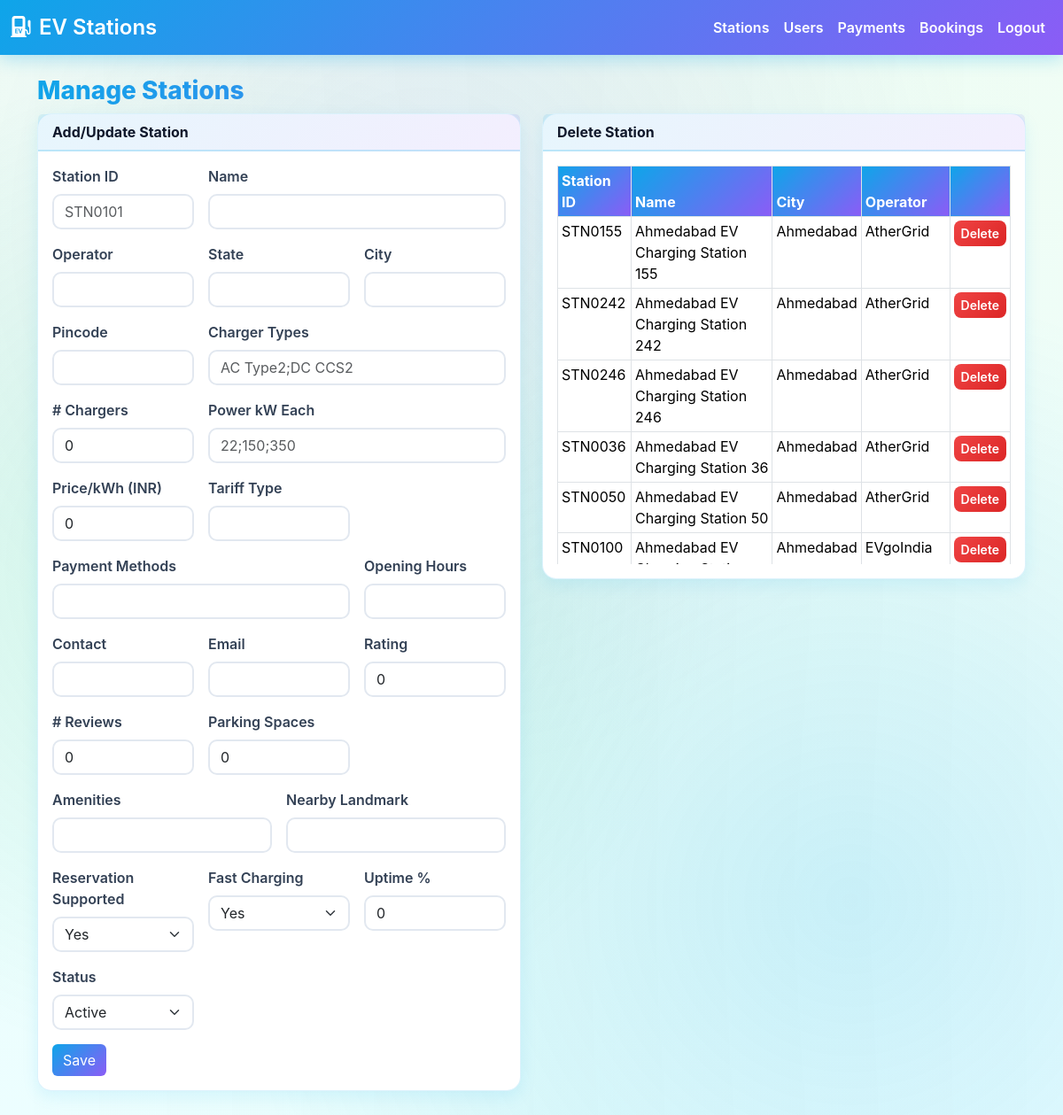
Page /admin/stations (signed in) on the committed database.
### tables this page shows
CREATE TABLE ev_charging_stations_reduced (
  station_id TEXT,
  name TEXT,
  operator TEXT,
  state TEXT,
  city TEXT,
  pincode TEXT,
  charger_types TEXT,
  number_of_chargers TEXT,
  power_kW_each TEXT,
  price_per_kWh_INR TEXT,
  tariff_type TEXT,
  payment_methods TEXT,
  opening_hours TEXT,
  contact_number TEXT,
  email TEXT,
  station_rating TEXT,
  num_reviews TEXT,
  parking_spaces TEXT,
  amenities TEXT,
  reservation_supported TEXT,
  fast_charging_supported TEXT,
  nearby_landmark TEXT,
  uptime_percent TEXT,
  status TEXT,
  latitude REAL,
  longitude REAL,
  PRIMARY KEY (station_id)
);

### flask_app/routes.py (the view, shortened to what this page needs)
@bp.route("/admin/stations", methods=["GET", "POST"])
def admin_stations():
    if not require_admin():
        return f.redirect(f.url_for("main.admin_login"))
    df = as_dataframe()
    return f.render_template("admin_stations.html", df=df)

### app_db.py (called while the page is built)
def get_conn():
    DB_PATH.parent.mkdir(parents=True, exist_ok=True)
    return sqlite3.connect(DB_PATH)

### flask_app/routes.py (called while the page is built)
def require_admin():
    if not f.session.get("is_admin"):
        f.flash("Admin login required", "warning")
        return False
    return True

### templates/admin_stations.html (shortened to what this page needs)
{% extends 'base.html' %}
{% block styles %}<link href="{{ url_for('static', filename='css/admin.css') }}" rel="stylesheet">{% endblock %}
{% block content %}
<h3>Manage Stations</h3>
<div class="row">
  <div class="col-md-6">
    <div class="card mb-3">
      <div class="card-header">Add/Update Station</div>
      <div class="card-body">
        <form method="post">
          <div class="row g-3">
            <div class="col-md-4">
              <label class="form-label">Station ID</label>
              <input class="form-control" name="station_id" placeholder="STN0101" required>
            </div>
            <div class="col-md-8">
              <label class="form-label">Name</label>
              <input class="form-control" name="name">
            </div>
            <div class="col-md-4">
              <label class="form-label">Operator</label>
              <input class="form-control" name="operator">
            </div>
            <div class="col-md-4">
              <label class="form-label">State</label>
              <input class="form-control" name="state">
            </div>
            <div class="col-md-4">
              <label class="form-label">City</label>
              <input class="form-control" name="city">
            </div>
            <div class="col-md-4">
              <label class="form-label">Pincode</label>
              <input class="form-control" name="pincode">
            </div>
            <div class="col-md-8">
              <label class="form-label">Charger Types</label>
              <input class="form-control" name="charger_types" placeholder="AC Type2;DC CCS2">
            </div>
            <div class="col-md-4">
              <label class="form-label"># Chargers</label>
              <input class="form-control" name="number_of_chargers" type="number" value="0">
            </div>
            <div class="col-md-8">
              <label class="form-label">Power kW Each</label>
              <input class="form-control" name="power_kW_each" placeholder="22;150;350">
            </div>
            <div class="col-md-4">
              <label class="form-label">Price/kWh (INR)</label>
              <input class="form-control" name="price_per_kWh_INR" type="number" step="0.01" value="0">
            </div>
            <div class="col-md-4">
              <label class="form-label">Tariff Type</label>
              <input class="form-control" name="tariff_type">
            </div>
            <div class="col-md-8">
              <label class="form-label">Payment Methods</label>
              <input class="form-control" name="payment_methods">
            </div>
            <div class="col-md-4">
              <label class="form-label">Opening Hours</label>
              <input class="form-control" name="opening_hours">
            </div>
            <div class="col-md-4">
              <label class="form-label">Contact</label>
              <input class="form-control" name="contact_number">
            </div>
            <div class="col-md-4">
              <label class="form-label">Email</label>
              <input class="form-control" name="email">
            </div>
            <div class="col-md-4">
              <label class="form-label">Rating</label>
              <input class="form-control" name="station_rating" type="number" step="0.1" value="0">
            </div>
            <div class="col-md-4">
              <label class="form-label"># Reviews</label>
              <input class="form-control" name="num_reviews" type="number" value="0">
            </div>
            <div class="col-md-4">
              <label class="form-label">Parking Spaces</label>
              <input class="form-control" name="parking_spaces" type="number" value="0">
            </div>
            <div class="col-md-6">
              <label class="form-label">Amenities</label>
              <input class="form-control" name="amenities">
            </div>
            <div class="col-md-6">
              <label class="form-label">Nearby Landmark</label>
              <input class="form-control" name="nearby_landmark">
            </div>
            <div class="col-md-4">
              <label class="form-label">Reservation Supported</label>
              <select class="form-select" name="reservation_supported">
                <option>Yes</option>
              </select>
            </div>
            <div class="col-md-4">
              <label class="form-label">Fast Charging</label>
              <select class="form-select" name="fast_charging_supported">
                <option>Yes</option>
              </select>
            </div>
            <div class="col-md-4">
              <label class="form-label">Uptime %</label>
              <input class="form-control" name="uptime_percent" type="number" step="0.01" value="0">
            </div>
            <div class="col-md-4">
              <label class="form-label">Status</label>
              <select class="form-select" name="status">
                <option>Active</option>
              </select>
            </div>
            <div class="col-12">
              <button class="btn btn-primary" type="submit">Save</button>
            </div>
          </div>
        </form>
      </div>
    </div>
  </div>
  <div class="col-md-6">
    <div class="card">
      <div class="card-header">Delete Station</div>
      <div class="card-body">
        <div class="table-responsive" style="max-height: 450px; overflow:auto">
          <table class="table table-sm table-bordered">
            <thead>
              <tr>
                <th>Station ID</th>
                <th>Name</th>
                <th>City</th>
                <th>Operator</th>
                <th></th>
              </tr>
            </thead>
            <tbody>
              {% for r in df.itertuples(index=False) %}
              <tr>
                <td>{{ r.station_id }}</td>
                <td>{{ r.name }}</td>
                <td>{{ r.city }}</td>
                <td>{{ r.operator }}</td>
                <td>
                  <form method="post" action="{{ url_for('main.admin_delete_station') }}" onsubmit="return confirm('Delete '+this.station_id.value+'?')">
                    <button class="btn btn-sm btn-danger">Delete</button>
                  </form>
                </td>
              </tr>
              {% endfor %}
            </tbody>
          </table>
        </div>
      </div>
    </div>
  </div>
</div>
{% endblock %}

### static/css/base.css (style rules this page uses)
:root { --ev-green: #10b981; --ev-blue: #0ea5e9; --ev-purple: #8b5cf6; --ev-dark: #1e293b; --ev-light-bg: #f0fdf4; --ev-card-bg: #ffffff; --ev-gradient-1: linear-gradient(135deg, #0ea5e9 0%, #8b5cf6 100%); --ev-gradient-2: linear-gradient(135deg, #10b981 0%, #0ea5e9 100%); --ev-gradient-3: linear-gradient(135deg, #f59e0b 0%, #ef4444 100%); }
body { font-family: 'Inter', system-ui, -apple-system, Segoe UI, Roboto, Arial, sans-serif; background: linear-gradient(135deg, #0f2027 0%, #203a43 25%, #2c5364 50%, #0a4d4e 75%, #134e5e 100%); background-attachment: fixed; min-height: 100vh; position: relative; overflow-x: hidden; }
body::before { content: ''; position: fixed; top: 0; left: 0; width: 100%; height: 100%; background-image: radial-gradient(circle at 20% 50%, rgba(16, 185, 129, 0.15) 0%, transparent 50%), radial-gradient(circle at 80% 80%, rgba(14, 165, 233, 0.15) 0%, transparent 50%), radial-gradient(circle at 40% 20%, rgba(139, 92, 246, 0.1) 0%, transparent 50%); pointer-events: none; z-index: 0; }
body::after { content: ''; position: fixed; top: 0; left: 0; width: 100%; height: 100%; background: linear-gradient(90deg, transparent 0%, rgba(16, 185, 129, 0.03) 50%, transparent 100%); animation: electricFlow 8s ease-in-out infinite; pointer-events: none; z-index: 0; }
.container, .navbar, .card { position: relative; z-index: 1; }
.card { border-radius: 16px; border: 1px solid rgba(14,165,233,0.15); background: var(--ev-card-bg); box-shadow: 0 4px 20px rgba(0,0,0,0.05); transition: all 0.3s ease; }

### static/css/admin.css (style rules this page uses)
.card .form-label { font-weight: 600; color: #334155; margin-bottom: 8px; }
.table thead th { position: sticky; top: 0; background: linear-gradient(135deg, #0ea5e9, #8b5cf6); color: white !important; z-index: 10; }
.btn-danger { background: linear-gradient(135deg, #ef4444, #dc2626); border: none; border-radius: 8px; font-weight: 600; transition: all 0.3s ease; }
.form-control, .form-select { border: 2px solid #e2e8f0; border-radius: 10px; transition: all 0.3s ease; }

### templates/base.html (style rules this page uses)
:root { --brand-primary:#0ea5e9; --brand-secondary:#10b981; --brand-accent:#8b5cf6; --bg-soft:linear-gradient(to bottom, #f0fdf4 0%, #ecfeff 100%); --text-muted:#64748b; }
body { background: linear-gradient(to bottom, #f0fdf4 0%, #ecfeff 100%); min-height: 100vh; }
h3 { background: linear-gradient(135deg, #0ea5e9, #8b5cf6); -webkit-background-clip: text; -webkit-text-fill-color: transparent; background-clip: text; font-weight: 800; }
.table thead th { background: linear-gradient(135deg, #0ea5e9, #8b5cf6); color: white !important; border-bottom: none; }
.btn-primary { background: linear-gradient(135deg, #0ea5e9, #8b5cf6); border: none; }
.card { box-shadow: 0 6px 18px rgba(14,165,233,0.1); border: 1px solid rgba(14,165,233,0.15); }
.card-header { background: linear-gradient(135deg, rgba(14,165,233,0.1), rgba(139,92,246,0.1)); font-weight: 700; color: #0f172a; border-bottom: 2px solid rgba(14,165,233,0.2); }

### rows in the picture
ev_charging_stations_reduced: station_id "STN0155", name "Ahmedabad EV Charging Station 155", city "Ahmedabad", operator "AtherGrid"
ev_charging_stations_reduced: station_id "STN0242", name "Ahmedabad EV Charging Station 242", city "Ahmedabad", operator "AtherGrid"
ev_charging_stations_reduced: station_id "STN0246", name "Ahmedabad EV Charging Station 246", city "Ahmedabad", operator "AtherGrid"
ev_charging_stations_reduced: station_id "STN0036", name "Ahmedabad EV Charging Station 36", city "Ahmedabad", operator "AtherGrid"
ev_charging_stations_reduced: station_id "STN0050", name "Ahmedabad EV Charging Station 50", city "Ahmedabad", operator "AtherGrid"
ev_charging_stations_reduced: station_id "STN0100", name "Ahmedabad EV…", city "Ahmedabad", operator "EVgoIndia"
